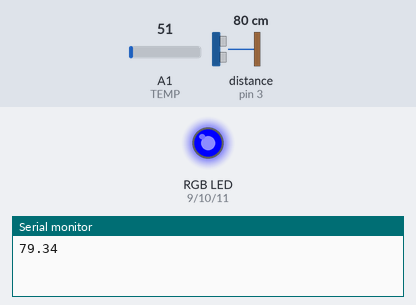
This sketch was run on a simulated Arduino Uno, built with avr-gcc and run on an emulated ATmega328P. Shown: an RGB LED mixed from three pins (HIGH = lit), the last lines printed to the serial monitor. Wiring (inferred from the names in the program): ultrasonic range finder: trigger pin 2; echo pin 3. Dashed ring = blinking. Inputs (shaded band) come from the test bench; at power-on: distance to the obstacle (sensor on pin 3) 80 cm, A1 (TEMP) = 51. The echo pulse lasts 58.3 µs per cm; pins used as bus, display or sensor lines are not drawn.

Above: at 0.74 s.
At 1.3 s:
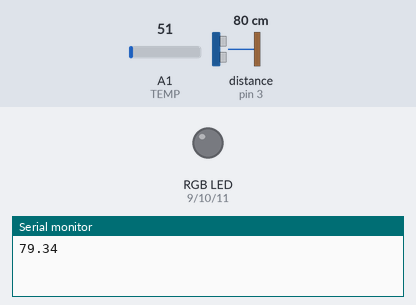
1.4 s: distance to the obstacle (sensor on pin 3) set to 250 cm
At 1.96 s:
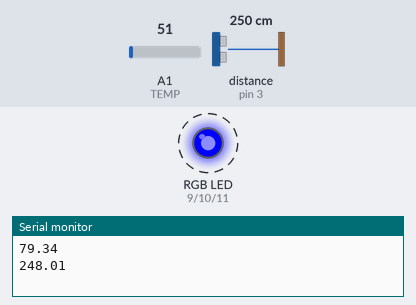
4.9 s: distance to the obstacle (sensor on pin 3) set to 2 cm
8.4 s: distance to the obstacle (sensor on pin 3) set to 35 cm
17.2 s: distance to the obstacle (sensor on pin 3) set to 4 cm
Timing chart, 0 to 17.6 s (numbered marks = the images above; inputs shaded):
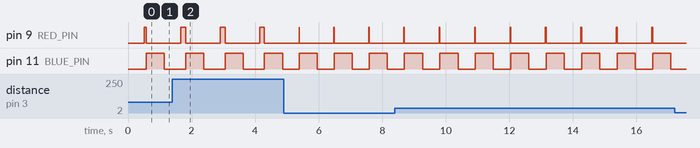

The sketch:

ArduinoCode.ino
```cpp
#include <OneWire.h>

#define ONE_WIRE_BUS 4

OneWire oneWire(ONE_WIRE_BUS);

#define TRIG 2
#define ECHO 3

#define TEMP A1

#define RED_PIN 9
#define GREEN_PIN 10
#define BLUE_PIN 11

void setup(void)
{
  Serial.begin(9600);

  pinMode(TRIG, OUTPUT);
  pinMode(ECHO, INPUT);

  pinMode(RED_PIN, OUTPUT);
  pinMode(GREEN_PIN, OUTPUT);
  pinMode(BLUE_PIN, OUTPUT);
}

void loop(void){
  for(int i = 0; i < 256; i++){
    Setcolour(i,0,0);
    delay(2);
  }

  float distance = LoopAndGetAverage();
  Setcolour(0,0,255);
  delay(50);

  String dist, temp;
  int temp_adc;
  float temp_val;
  dist = distance;

  temp_adc = analogRead(TEMP);

  temp_val = (temp_adc * 4.88);
  temp_val = (temp_val/10);
  temp = temp_val;

  // Serial.println(dist + "," + temp);

  Serial.println(dist);

  int tempory = 255;

  for(int i = 0; i < 256; i++){
    Setcolour(0,0,tempory-i);
    delay(2);
  }

  // delay(30 * 60 * 1000);
}

void Setcolour(int red, int green, int blue){
  analogWrite(RED_PIN, red);
  analogWrite(GREEN_PIN, green);
  analogWrite(BLUE_PIN, blue);
}

float LoopAndGetAverage(){
  float distTotal = 0;

  float numOfDistances = 10;

  for(int i = 0; i < numOfDistances; i++){
    digitalWrite(TRIG,LOW);
    delayMicroseconds(2);
    digitalWrite(TRIG,HIGH);
    delayMicroseconds(5);
    digitalWrite(TRIG,LOW);

    float t = pulseIn(ECHO, HIGH);
    float distance = t * 0.017015;

    distTotal += distance;

    // delay(50);
  }

  return distTotal / numOfDistances;
}
```

Measured:
- by itself, pin 9 (RED_PIN): alternates HIGH for 0.03 s and LOW for 1.1 s
- by itself, pin 11 (BLUE_PIN): alternates HIGH for 0.57 s and LOW for 0.55 s
